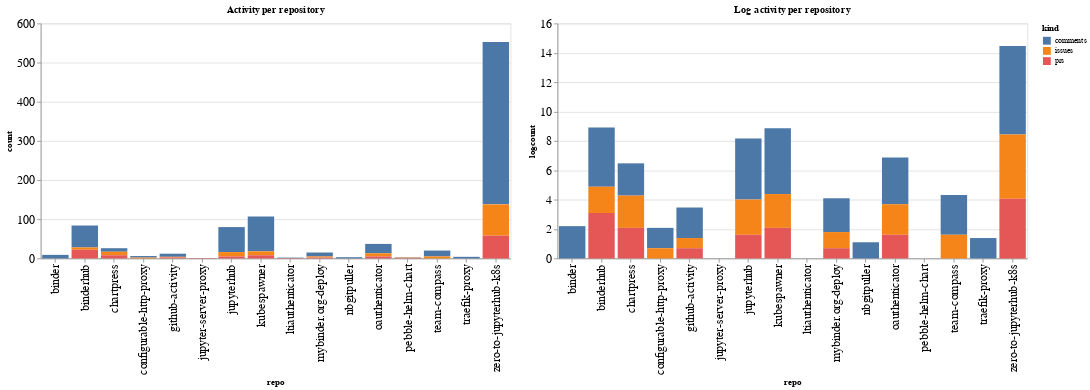

The cell this chart's notebook holds for it:
### Code cell
ch1 = alt.Chart(repo_summaries, width=600, title="Activity per repository").mark_bar().encode(
    x='repo',
    y='count',
    color='kind',
    tooltip="kind"
)

ch2 = alt.Chart(repo_summaries, width=600, title="Log activity per repository").mark_bar().encode(
    x='repo',
    y='logcount',
    color='kind',
    tooltip="kind"
)

ch1 | ch2

### Figure 1 — Vega-Lite specification as saved in the notebook (floating-point values rounded to 4 significant figures)
{"config": {"axisLeft": {"labelFontSize": 15}, "axisBottom": {"labelFontSize": 15}}, "hconcat": [{"mark": "bar", "encoding": {"color": {"type": "nominal", "field": "kind"}, "tooltip": {"type": "nominal", "field": "kind"}, "x": {"type": "nominal", "field": "repo"}, "y": {"type": "quantitative", "field": "count"}}, "title": "Activity per repository", "width": 600}, {"mark": "bar", "encoding": {"color": {"type": "nominal", "field": "kind"}, "tooltip": {"type": "nominal", "field": "kind"}, "x": {"type": "nominal", "field": "repo"}, "y": {"type": "quantitative", "field": "logcount"}}, "title": "Log activity per repository", "width": 600}], "data": {"name": "data-4be63521452864806aa45141f6d01beb"}, "$schema": "https://vega.github.io/schema/vega-lite/v4.8.1.json", "datasets": {"data-4be63521452864806aa45141f6d01beb": [{"repo": "binder", "kind": "comments", "count": 9, "logcount": 2.197}, {"repo": "binderhub", "kind": "comments", "count": 56, "logcount": 4.025}, {"repo": "binderhub", "kind": "issues", "count": 6, "logcount": 1.792}, {"repo": "binderhub", "kind": "prs", "count": 22, "logcount": 3.091}, {"repo": "chartpress", "kind": "comments", "count": 9, "logcount": 2.197}, {"repo": "chartpress", "kind": "issues", "count": 9, "logcount": 2.197}, {"repo": "chartpress", "kind": "prs", "count": 8, "logcount": 2.079}, {"repo": "configurable-http-proxy", "kind": "comments", "count": 4, "logcount": 1.386}, {"repo": "configurable-http-proxy", "kind": "issues", "count": 2, "logcount": 0.6931}, {"repo": "github-activity", "kind": "comments", "count": 8, "logcount": 2.079}, {"repo": "github-activity", "kind": "issues", "count": 2, "logcount": 0.6931}, {"repo": "github-activity", "kind": "prs", "count": 2, "logcount": 0.6931}, {"repo": "jupyter-server-proxy", "kind": "prs", "count": 1, "logcount": 0.0}, {"repo": "jupyterhub", "kind": "comments", "count": 64, "logcount": 4.159}, {"repo": "jupyterhub", "kind": "issues", "count": 11, "logcount": 2.398}, {"repo": "jupyterhub", "kind": "prs", "count": 5, "logcount": 1.609}, {"repo": "kubespawner", "kind": "comments", "count": 89, "logcount": 4.489}, {"repo": "kubespawner", "kind": "issues", "count": 10, "logcount": 2.303}, {"repo": "kubespawner", "kind": "prs", "count": 8, "logcount": 2.079}, {"repo": "ltiauthenticator", "kind": "comments", "count": 1, "logcount": 0.0}, {"repo": "ltiauthenticator", "kind": "prs", "count": 1, "logcount": 0.0}, {"repo": "mybinder.org-deploy", "kind": "comments", "count": 10, "logcount": 2.303}, {"repo": "mybinder.org-deploy", "kind": "issues", "count": 3, "logcount": 1.099}, {"repo": "mybinder.org-deploy", "kind": "prs", "count": 2, "logcount": 0.6931}, {"repo": "nbgitpuller", "kind": "comments", "count": 3, "logcount": 1.099}, {"repo": "oauthenticator", "kind": "comments", "count": 24, "logcount": 3.178}, {"repo": "oauthenticator", "kind": "issues", "count": 8, "logcount": 2.079}, {"repo": "oauthenticator", "kind": "prs", "count": 5, "logcount": 1.609}, {"repo": "pebble-helm-chart", "kind": "comments", "count": 1, "logcount": 0.0}, {"repo": "pebble-helm-chart", "kind": "issues", "count": 1, "logcount": 0.0}, {"repo": "pebble-helm-chart", "kind": "prs", "count": 1, "logcount": 0.0}, {"repo": "team-compass", "kind": "comments", "count": 15, "logcount": 2.708}, {"repo": "team-compass", "kind": "issues", "count": 5, "logcount": 1.609}, {"repo": "traefik-proxy", "kind": "comments", "count": 4, "logcount": 1.386}, {"repo": "zero-to-jupyterhub-k8s", "kind": "comments", "count": 415, "logcount": 6.028}, {"repo": "zero-to-jupyterhub-k8s", "kind": "issues", "count": 80, "logcount": 4.382}, {"repo": "zero-to-jupyterhub-k8s", "kind": "prs", "count": 58, "logcount": 4.06}]}}
